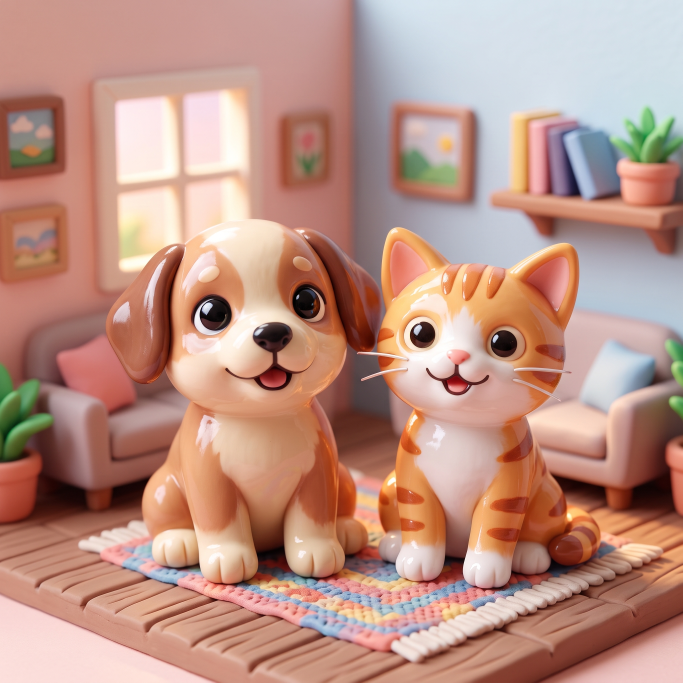
#> input picture assets/sevetco.jpg, 2048 x 2048 px (shown at 1/3 size)
$ python generar-icono.py
#> lines starting #> are read from the running program, lines starting #| are printed output that depends on the picture
"""
SEVETCO - Genera el icono de la app Android a partir de assets/sevetco.jpg.

El logo es una ilustracion (perrito y gatito). Para que se vea grande y sin
bordes raros:

  1. Se amplia el lienzo con una copia difuminada de la propia imagen.
  2. Se recorta centrado en los animalitos.
  3. El recorte se usa tal cual como icono.

El lanzador de Android muestra solo el 66% central de la capa de fondo, por eso
el recorte deja margen suficiente alrededor de los animalitos.

Salida:
  android/app/src/main/res/mipmap-*/ic_launcher.png
  android/app/src/main/res/mipmap-*/ic_launcher_round.png
  android/app/src/main/res/mipmap-*/ic_launcher_background.png
  android/app/src/main/res/mipmap-*/ic_launcher_foreground.png
  android/app/src/main/res/drawable/logo_sevetco.png
"""

import os

from PIL import Image, ImageFilter

RAIZ = os.path.dirname(os.path.dirname(os.path.abspath(__file__)))
FUENTE = os.path.join(RAIZ, "assets", "sevetco.jpg")
RES = os.path.join(RAIZ, "android", "app", "src", "main", "res")

DENSIDADES = {
    "mdpi": 1,
    "hdpi": 1.5,
    "xhdpi": 2,
    "xxhdpi": 3,
    "xxxhdpi": 4,
}


def construir_icono():
    """Devuelve el cuadrado definitivo del icono (los dos animalitos)."""
    imagen = Image.open(FUENTE).convert("RGB")
#> imagen is the input picture: PIL image 2048x2048 RGB; mean R, G, B 187.8, 146, 132.4
    ancho, alto = imagen.size
#> ancho = 2048; alto = 2048

    # Lienzo ampliado con fondo difuminado, para que el recorte del lanzador
    # nunca llegue a mostrar un borde recto.
    lado = int(ancho * 1.22)
#> lado = 2498
    base = imagen.resize((lado, lado), Image.LANCZOS).filter(
        ImageFilter.GaussianBlur(lado * 0.05)
    )
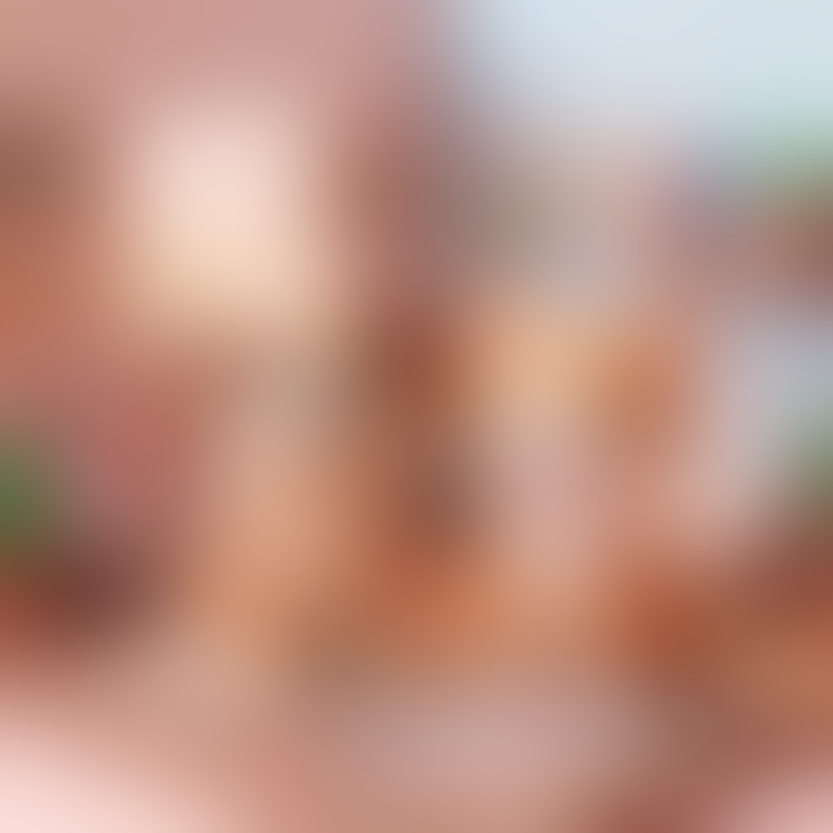
#> base: PIL image 2498x2498 RGB (shown at 1/3 size); mean R, G, B 188, 146.3, 132.7
    base.paste(imagen, ((lado - ancho) // 2, (lado - alto) // 2))
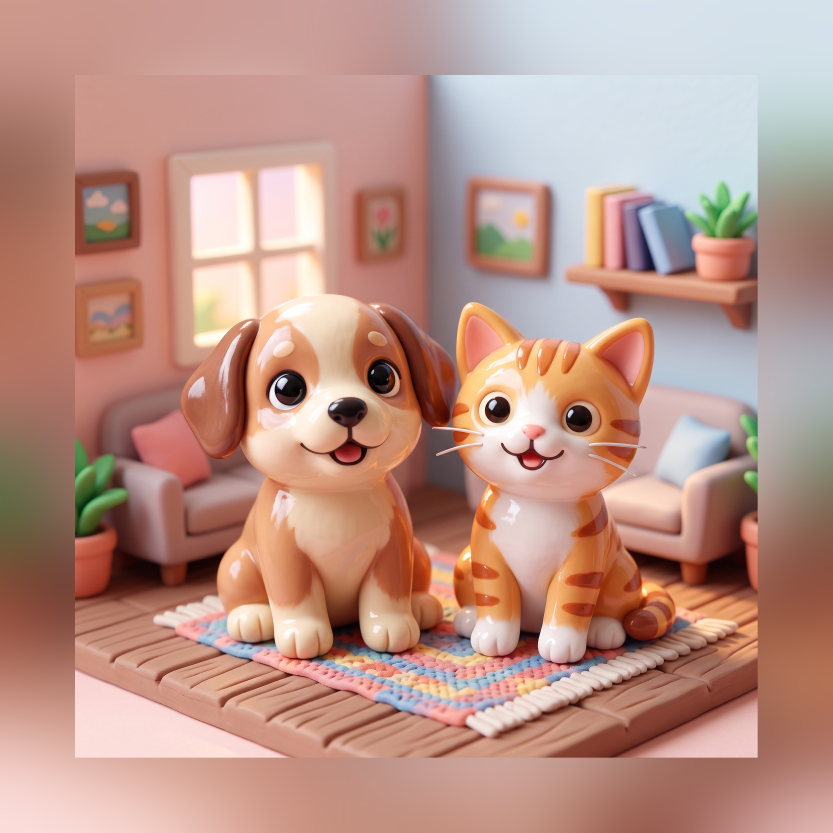
#> base: PIL image 2498x2498 RGB (shown at 1/3 size); mean R, G, B 186.9, 147.2, 135

    recorte = base.crop(
        (int(0.04 * lado), int(0.06 * lado), int(0.96 * lado), int(0.98 * lado))
    )
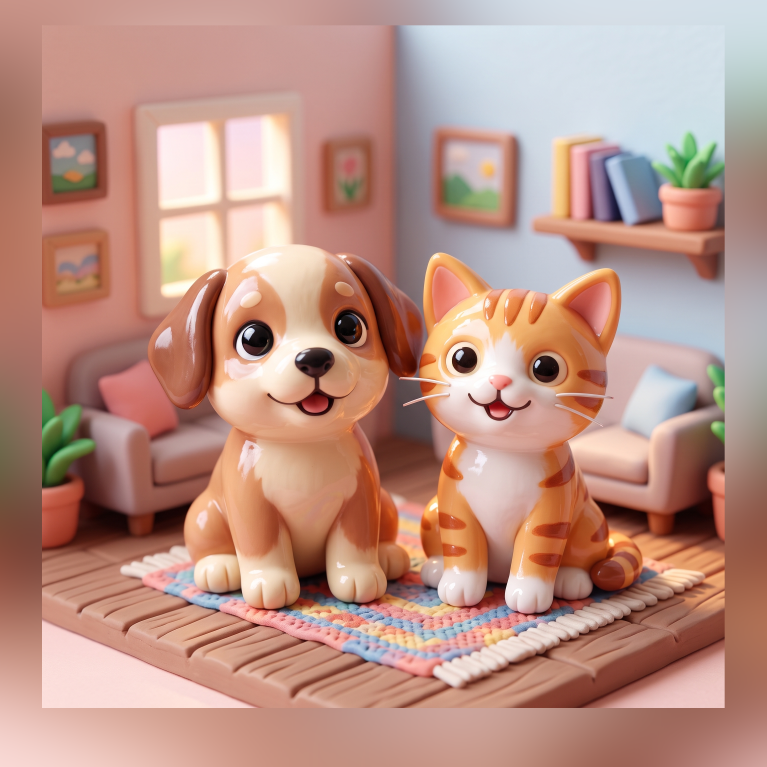
#> recorte: PIL image 2299x2299 RGB (shown at 1/3 size); mean R, G, B 187, 145.8, 132.9
    return recorte


def main():
    icono = construir_icono()

    for nombre, factor in DENSIDADES.items():
        carpeta = os.path.join(RES, f"mipmap-{nombre}")
        os.makedirs(carpeta, exist_ok=True)

        lado = int(round(48 * factor))
        completo = icono.resize((lado, lado), Image.LANCZOS)
        completo.save(os.path.join(carpeta, "ic_launcher.png"))
        completo.save(os.path.join(carpeta, "ic_launcher_round.png"))

        lado_fondo = int(round(108 * factor))
        icono.resize((lado_fondo, lado_fondo), Image.LANCZOS).save(
            os.path.join(carpeta, "ic_launcher_background.png")
        )
        Image.new("RGBA", (lado_fondo, lado_fondo), (0, 0, 0, 0)).save(
            os.path.join(carpeta, "ic_launcher_foreground.png")
        )

        print(f"mipmap-{nombre}: {lado}x{lado} y fondo {lado_fondo}x{lado_fondo}")
#> this loop made 5 passes
#> pass 1, in main, `completo = icono.resize((lado, lado), Image.LANCZOS)`:
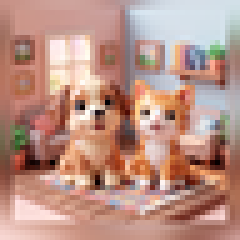
#> completo: PIL image 48x48 RGB (shown 5 times larger); mean R, G, B 187, 145.8, 132.9
#> pass 1, in main, `icono.resize((lado_fondo, lado_fondo), Image.LANCZOS).save( os.path.jo..`:
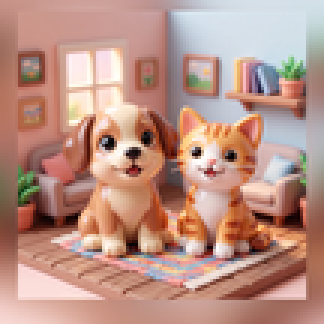
#> saved as ic_launcher_background.png: PIL image 108x108 RGB (shown 3 times larger); mean R, G, B 187, 145.8, 132.9
#> pass 2, in main, `completo = icono.resize((lado, lado), Image.LANCZOS)`:
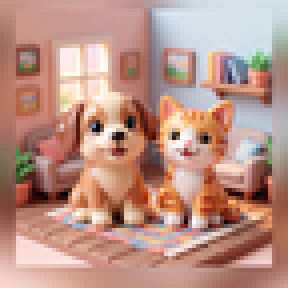
#> completo: PIL image 72x72 RGB (shown 4 times larger); mean R, G, B 187, 145.8, 132.9
#> after the loop:
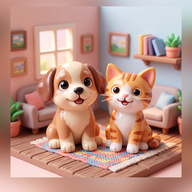
#> completo: PIL image 192x192 RGB; mean R, G, B 187, 145.8, 132.9

    dibujable = os.path.join(RES, "drawable")
    os.makedirs(dibujable, exist_ok=True)
    icono.resize((192, 192), Image.LANCZOS).save(
        os.path.join(dibujable, "logo_sevetco.png")
    )
    print("drawable/logo_sevetco.png")


if __name__ == "__main__":
    main()
